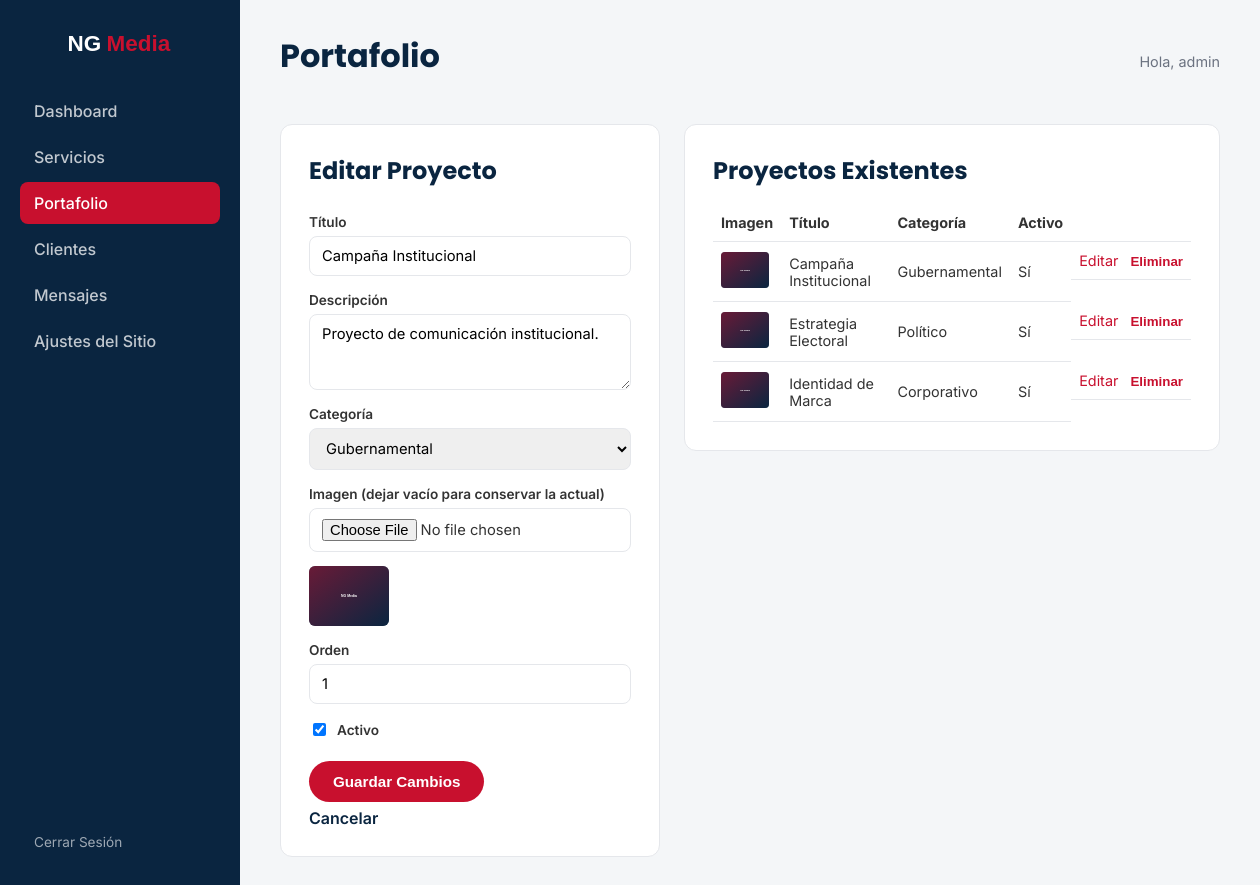
Screenshot of /admin/portfolio.php?edit=1 (signed in) with the database file from the repository.
### tables this page shows
CREATE TABLE IF NOT EXISTS portfolio_items (
    id INT UNSIGNED AUTO_INCREMENT PRIMARY KEY,
    title VARCHAR(150) NOT NULL,
    category ENUM('Político', 'Gubernamental', 'Corporativo') NOT NULL DEFAULT 'Corporativo',
    image_path VARCHAR(255) NOT NULL,
    description TEXT,
    sort_order INT UNSIGNED NOT NULL DEFAULT 0,
    active TINYINT(1) NOT NULL DEFAULT 1,
    created_at TIMESTAMP DEFAULT CURRENT_TIMESTAMP
);

### includes/functions.php (called while the page is built, shortened)
<?php
function e(?string $value): string
{
    return htmlspecialchars($value ?? '', ENT_QUOTES, 'UTF-8');
}

### admin/portfolio.php (the view, shortened to what this page needs)
<?php
require __DIR__ . '/auth.php';
$categories = ['Político', 'Gubernamental', 'Corporativo'];
$items = $pdo->query('SELECT * FROM portfolio_items ORDER BY sort_order ASC, id DESC')->fetchAll();
$editItem = null;
if (!empty($_GET['edit'])) {
    $stmt = $pdo->prepare('SELECT * FROM portfolio_items WHERE id = :id');
    $stmt->execute(['id' => $_GET['edit']]);
    $editItem = $stmt->fetch() ?: null;
}
require __DIR__ . '/includes/admin-header.php';
?>
<div class="admin-grid">
    <div class="admin-card">
        <h2><?= $editItem ? 'Editar Proyecto' : 'Nuevo Proyecto' ?></h2>
        <form method="post" class="admin-form" enctype="multipart/form-data">
            <label for="title">Título</label>
            <input type="text" id="title" name="title" required value="<?= e($editItem['title'] ?? '') ?>">
            <label for="description">Descripción</label>
            <textarea id="description" name="description" rows="3"><?= e($editItem['description'] ?? '') ?></textarea>
            <label for="category">Categoría</label>
            <select id="category" name="category">
                <?php foreach ($categories as $cat): ?>
                <option value="<?= e($cat) ?>" <?= ($editItem['category'] ?? '') === $cat ? 'selected' : '' ?>><?= e($cat) ?></option>
                <?php endforeach; ?>
            </select>
            <label for="image">Imagen <?= $editItem ? '(dejar vacío para conservar la actual)' : '' ?></label>
            <input type="file" id="image" name="image" accept="image/jpeg,image/png,image/webp">
            <?php if ($editItem): ?><img src="../<?= e($editItem['image_path']) ?>" alt="" class="admin-thumb"><?php endif; ?>
            <label for="sort_order">Orden</label>
            <input type="number" id="sort_order" name="sort_order" value="<?= e((string)($editItem['sort_order'] ?? 0)) ?>">
            <label class="checkbox-label">
                <input type="checkbox" name="active" <?= ($editItem['active'] ?? 1) ? 'checked' : '' ?>> Activo
            </label>
            <button type="submit" class="btn btn-accent"><?= $editItem ? 'Guardar Cambios' : 'Crear Proyecto' ?></button>
            <?php if ($editItem): ?><a href="portfolio.php" class="btn-link">Cancelar</a><?php endif; ?>
        </form>
    </div>
    <div class="admin-card">
        <h2>Proyectos Existentes</h2>
        <table class="admin-table">
            <thead><tr><th>Imagen</th><th>Título</th><th>Categoría</th><th>Activo</th><th></th></tr></thead>
            <tbody>
            <?php foreach ($items as $item): ?>
                <tr>
                    <td><img src="../<?= e($item['image_path']) ?>" alt="" class="admin-thumb-sm"></td>
                    <td><?= e($item['title']) ?></td>
                    <td><?= e($item['category']) ?></td>
                    <td><?= $item['active'] ? 'Sí' : 'No' ?></td>
                    <td class="table-actions">
                        <a href="portfolio.php?edit=<?= (int) $item['id'] ?>">Editar</a>
                        <form method="post" onsubmit="return confirm('¿Eliminar este proyecto?');">
                            <button type="submit" class="btn-link-danger">Eliminar</button>
                        </form>
                    </td>
                </tr>
            <?php endforeach; ?>
            </tbody>
        </table>
    </div>
</div>
<?php require __DIR__ . '/includes/admin-footer.php'; ?>

### assets/css/admin.css (style rules this page uses)
:root { --color-primary: #0A2540; --color-primary-light: #123a5e; --color-accent: #C8102E; --color-accent-dark: #9c0c23; --color-success: #1F8A5C; --color-bg: #F4F6F8; --color-text: #333333; --color-text-light: #6b7280; --color-border: #e5e7eb; --radius: 12px; }
* { box-sizing: border-box; }
body { margin: 0; font-family: 'Inter', sans-serif; color: var(--color-text); background: var(--color-bg); }
h1, h2 { font-family: 'Poppins', sans-serif; color: var(--color-primary); margin: 0 0 16px; }
a { color: var(--color-accent); text-decoration: none; }
.btn { display: inline-flex; align-items: center; justify-content: center; padding: 12px 24px; border-radius: 999px; font-weight: 600; border: none; cursor: pointer; font-size: 0.95rem; }
.btn-accent { background: var(--color-accent); color: #fff; }
.btn-link { background: none; border: none; color: var(--color-primary); cursor: pointer; font-weight: 600; padding: 0; }
.btn-link-danger { background: none; border: none; color: var(--color-accent); cursor: pointer; font-weight: 600; padding: 0; }
.admin-grid { display: grid; grid-template-columns: 380px 1fr; gap: 24px; align-items: start; }
.admin-card { background: #fff; border-radius: var(--radius); padding: 28px; border: 1px solid var(--color-border); }
.admin-form { display: grid; gap: 6px; }
.admin-form label { font-weight: 600; font-size: 0.85rem; margin-top: 10px; }
.admin-form input[type=text], .admin-form input[type=number], .admin-form input[type=file], .admin-form select, .admin-form textarea { width: 100%; padding: 10px 12px; border-radius: 8px; border: 1px solid var(--color-border); font-family: inherit; font-size: 0.92rem; }
.checkbox-label { display: flex; align-items: center; gap: 8px; font-weight: 500; }
.admin-form .btn { margin-top: 16px; width: fit-content; }
.admin-thumb { height: 60px; margin-top: 8px; border-radius: 6px; object-fit: cover; }
.admin-table { width: 100%; border-collapse: collapse; }
.admin-table th, .admin-table td { text-align: left; padding: 10px 8px; border-bottom: 1px solid var(--color-border); font-size: 0.9rem; }
.admin-thumb-sm { height: 36px; width: 48px; object-fit: cover; border-radius: 4px; }
.table-actions { display: flex; gap: 12px; align-items: center; }
.table-actions form { display: inline; }

### rows the page displays
portfolio_items: title "Campaña Institucional", description "Proyecto de comunicación institucional.", image_path (placeholder picture), sort_order "1", active "☑", category "Gubernamental", shows "Sí"
portfolio_items: image_path (placeholder picture), title "Estrategia Electoral", category "Político", active "Sí"
portfolio_items: image_path (placeholder picture), title "Identidad de Marca", category "Corporativo", active "Sí"

### other values shown
$label "Dashboard"
$label "Servicios"
$label "Portafolio"
$label "Clientes"
$label "Mensajes"
$label "Ajustes del Sitio"
$pageTitle "Portafolio"
$_SESSION['admin_username'] "admin"
form field category "Gubernamental"
